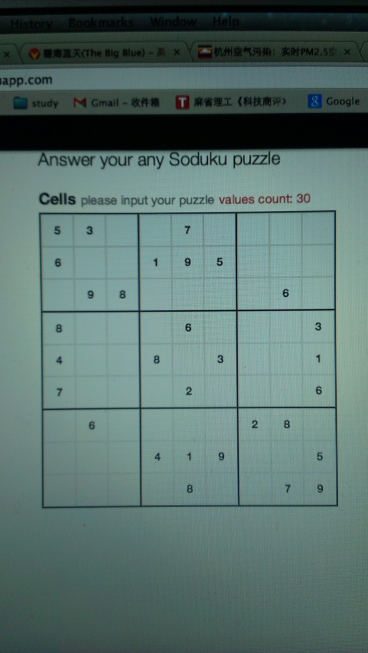
#> input picture python/my_test/opencv/original.jpg, 736 x 1306 px (shown at 1/2 size)
$ python opencv_example.py   (older library calls are emulated)
#> lines starting #> are read from the running program, lines starting #| are printed output that depends on the picture
'''
http://opencvpython.blogspot.com/2012/06/hi-this-article-is-tutorial-which-try.html
box = cv2.cv.BoxPoints(rect)
'''


import numpy
import cv2
import os, sys
path = os.path.abspath(os.path.join(
        os.path.dirname(__file__), '../../projects/font_number_binary'))
if not path in sys.path:
    sys.path.insert(1, path)
import cv2_helper


ORIGINAL_IMAGE_NAME = 'original.jpg'
# 0 is black, white is 255
# large is brighter, less is darker.

# a good example
# http://stackoverflow.com/questions/16538774/dealing-with-contours-and-bounding-rectangle-in-opencv-2-4-python-2-7

'''
    notice, the point in the pic_arr, like [478, 128],
    the first one is the y,
    the second one is the x.
    Don't get them reversely.
'''

# [67 lines left out: functions find_max_square, get_next_two_points, is_almost_square, cal_squre_area, cal_split_ragion, not called in this run]


if __name__ == '__main__':
    from minitest import *

    gray_pic = cv2.imread(ORIGINAL_IMAGE_NAME, 0)
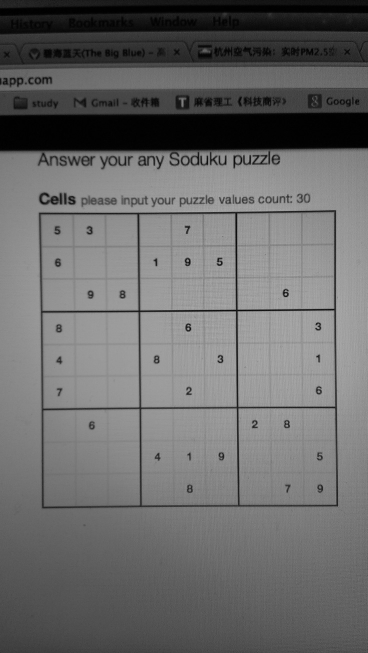
#> gray_pic: shape (1306, 736) (shown at 1/2 size); min 0, max 202, mean 106.8
    gray_area_pic = gray_pic[400:1100,50:700]
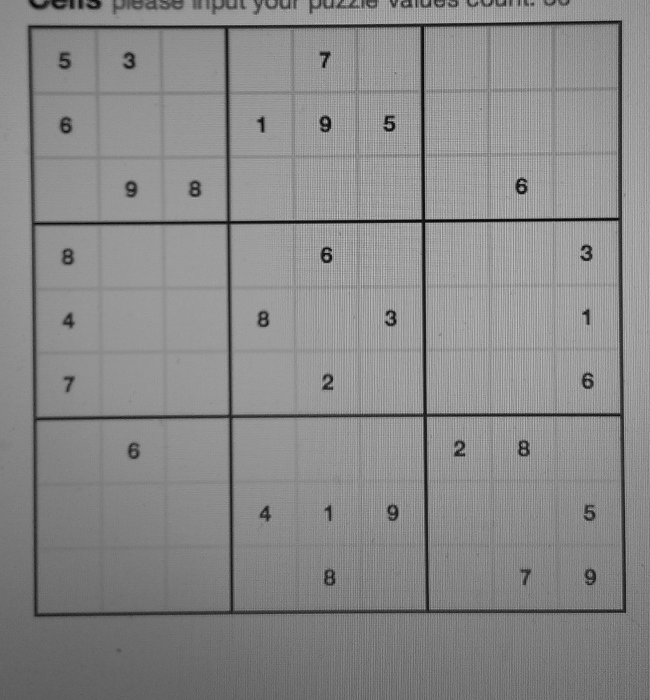
#> gray_area_pic: shape (700, 650); min 2, max 202, mean 137.1
    color_pic = cv2.imread(ORIGINAL_IMAGE_NAME)
#> color_pic is the input picture: shape (1306, 736, 3); mean B, G, R 110.2, 114.8, 90
    color_area_pic = color_pic[400:1100,50:700]
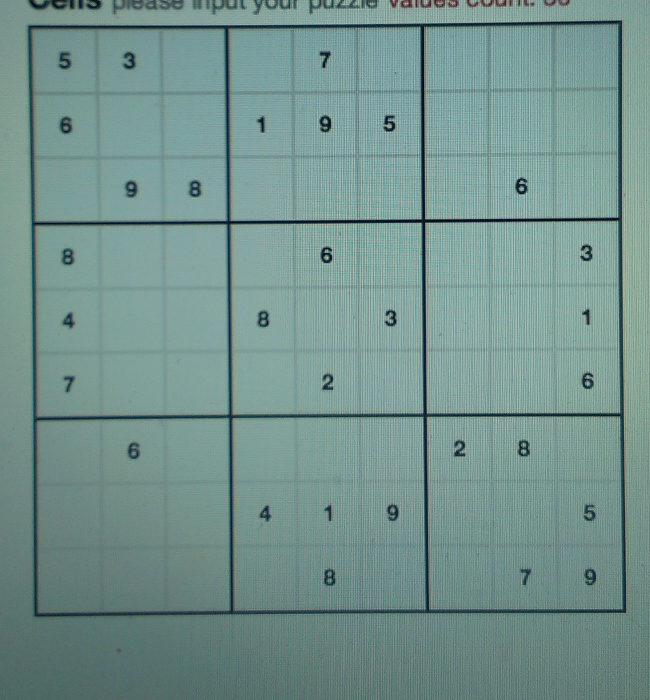
#> color_area_pic: shape (700, 650, 3); mean B, G, R 142, 146.8, 116.2

#> (the run stopped early here; a loop or call above may not have finished)
